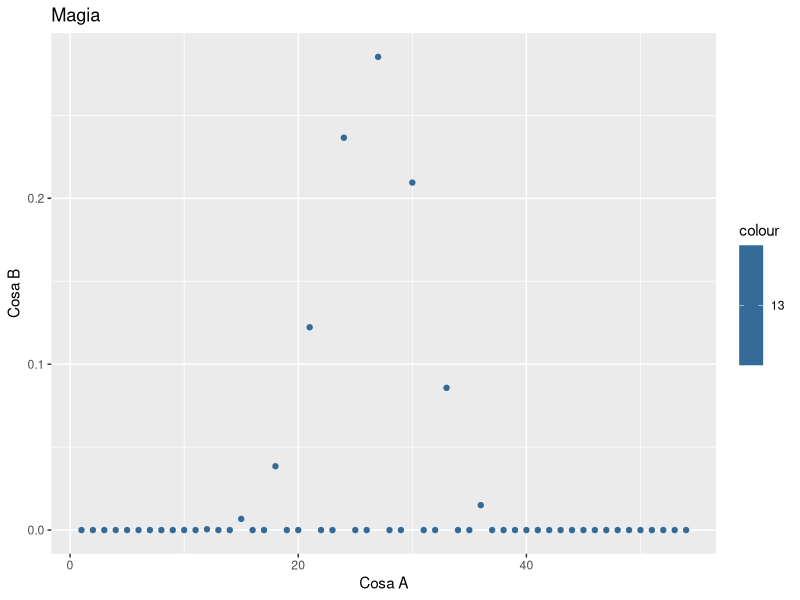
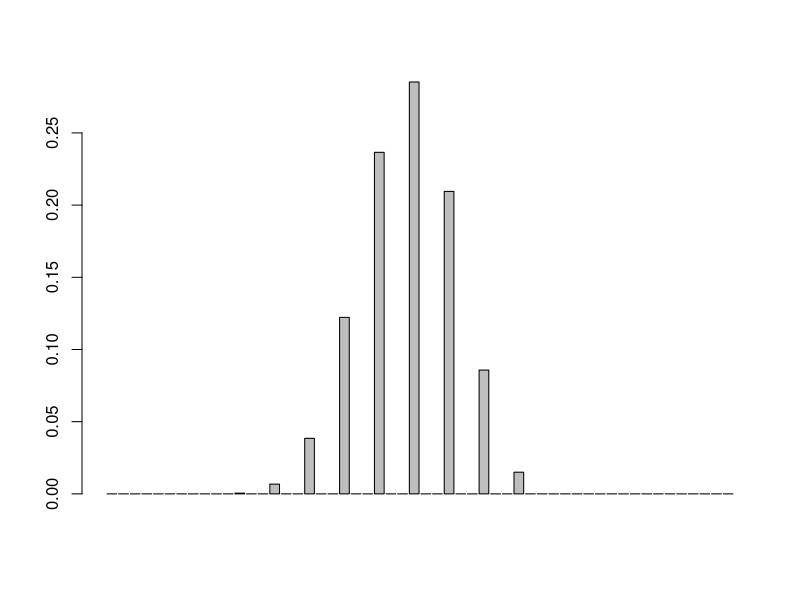
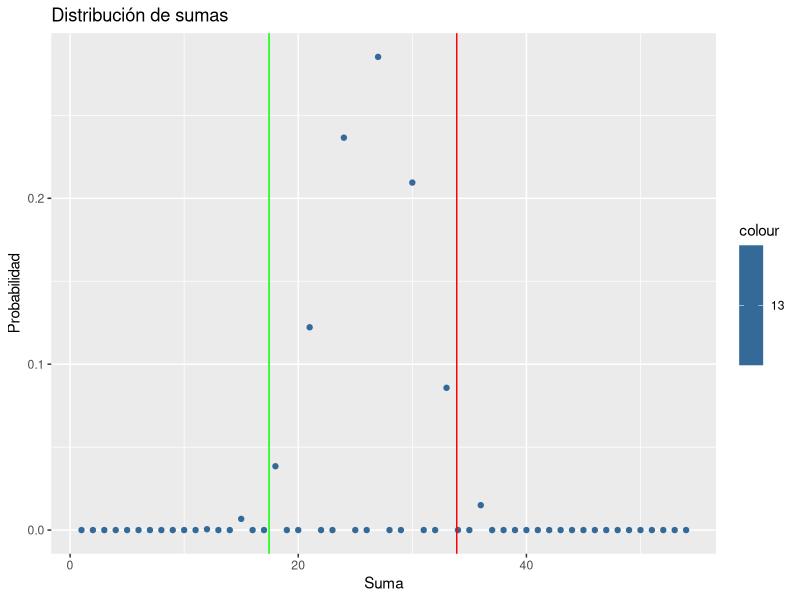

Write R code to recreate these figures, in order.
if (!require('ggplot2')) install.packages('ggplot2'); 
library(ggplot2) 
#Verifica de instalar la librería para gráficos

set.seed(140)

#Datos para el algoritmo
arr <- c(3,6,9)
p <- c(0.15,0.5,0.35)
n <- c(4)
k <- c(20)
b1 <- c(100)
b2 <- c(10000)
a<-sqrt(n/(n-1))
d2 <- c(1.128,1.693,2.059,2.326,2.534,2.704,2.847,2.970,3.078,3.173,3.258,3.336,3.407,3.472,3.532,3.588,3.640,3.689,3.735,3.778,3.819)
d3 <- c(0.853,0.888,0.880,0.864,0.848,0.833,0.820,0.808,0.797,0.787,0.778,0.770,0.763,0.756,0.750,0.744,0.739,0.733,0.729,0.724,0.720)
versum <- c(0)

#Aclaro nro de bootstrap
b <- b1

#Medias y rangos
mediamuestral <- array(1:2000)
rangoboots <- array(1:2000)
rangoshewart <- array(1:k)

#Limites
BootsMedia <- matrix(nrow=b, ncol=2)
BootsRango <- matrix(nrow=b, ncol=2)
ShewartMedia <- matrix(nrow=b, ncol=2)
ShewartRango <- matrix(nrow=b, ncol=2)

#Probabilidades para graficar
probgraph <- matrix(nrow=n+1,ncol=(max(arr)*(n+2)))
probacum <- array(1:(max(arr)*(n+2)))


# --------- Algoritmo para graficar probabilidad ---------

for (l in 1:length(probgraph)){ #inicializo el arreglo
  probgraph[l] <- 0
}

for (l in 1:length(arr)){ #Inicializo el caso base
  probgraph[1,arr[l]] <- p[l]
}

for (i in 1:n){ #Trabajo para paso i+1
  for(j in 1:((max(arr)*n-1)+1)){
    for(l in 1:length(arr)){
      aux <- probgraph[i+1,j+arr[l]]
      probgraph[i+1,j+arr[l]] <- aux + (probgraph[i,j]*p[l])
    } 
  }
}


#Verifico si la suma da 1.
versum <- probgraph[n,1]

#Preparo la probabilidad acumulada
probacum <- probgraph[n,1]

for (i in 2:(max(arr)*(n+2))){
  probacum[i] <- probacum[i-1] + probgraph[n,i]
  versum <- versum + probgraph[n,i]
}
qplot(1:(max(arr)*(n+2)),probgraph[n,],color=13,main="Magia",xlab="Cosa A",ylab="Cosa B")
barplot(probgraph[n,])




# --------- Algoritmo para calcular limites ---------



for (l in 1:b){ 
  samples <- replicate(k, sample(arr,size=n,prob=p,replace=TRUE)) 
  
  for(m in 1:k){
    rangoshewart[m] <- max(samples[,m])-min(samples[,m])
  }
  
  mediaTotal <- mean(samples)
  rmedia <- mean(rangoshewart)
  
  desvio <- rmedia / d2[n]
  
  ShewartMedia[l,1] <- mediaTotal+(3*desvio)/sqrt(n)
  ShewartMedia[l,2] <- mediaTotal-(3*desvio)/sqrt(n)
  
  ShewartRango[l,1] <- rmedia+3*d3[n]*desvio
  ShewartRango[l,2] <- rmedia-3*d3[n]*desvio
  
  mediaCol <- array (1:k)
  mediaCol <- colMeans(samples, dims = 1)
  
  bootsrango <- replicate(b,samples)
  permrango <- sample(bootsrango,size=(n*k*b))
  permrango <- array(permrango,c(n,k*b))
  
  
  for (i in 1:n){
    for (j in 1:k){
      samples[i,j] <- samples[i,j] - mediaCol[j] #Le resto la media
    }
  }
  
  boots <- replicate(b,samples)
  perm <- sample(boots,size=(n*k*b))
  perm <- array(perm,c(n,k*b))
  
  
  for (i in 0:((k*b)-1)){ 
    rangoboots[i+1] = (max(permrango[,i+1])-min(permrango[,i+1]))
    mediamuestral[i+1] = mean(perm[,i+1])
    mediamuestral[i+1] = mediamuestral[i+1]*a + mediaTotal
  }
  
  mediamuestral <- sort(mediamuestral)
  rangoboots <- sort(rangoboots)
  
  #print(mediamuestral)
  #print(rangoboots)
  
  BootsRango[l,1] <- rangoboots[as.integer((k*b)*0.025)]
  BootsRango[l,2] <- rangoboots[as.integer((k*b)*0.975)]
  BootsMedia[l,1] <- mediamuestral[as.integer((k*b)*0.025)]
  BootsMedia[l,2] <- mediamuestral[as.integer((k*b)*0.975)]
}



#print(BootsMedia)
#print(BootsRango)
#print(ShewartMedia)
#print(ShewartRango)

(qplot(1:(max(arr)*(n+2)),probgraph[n,],color=13,main="Distribución de sumas",xlab="Suma",ylab="Probabilidad") + geom_vline(xintercept = BootsMedia[b,1]*n, colour="green") + geom_vline(xintercept = BootsMedia[b,2]*n, colour = "red" ) )

